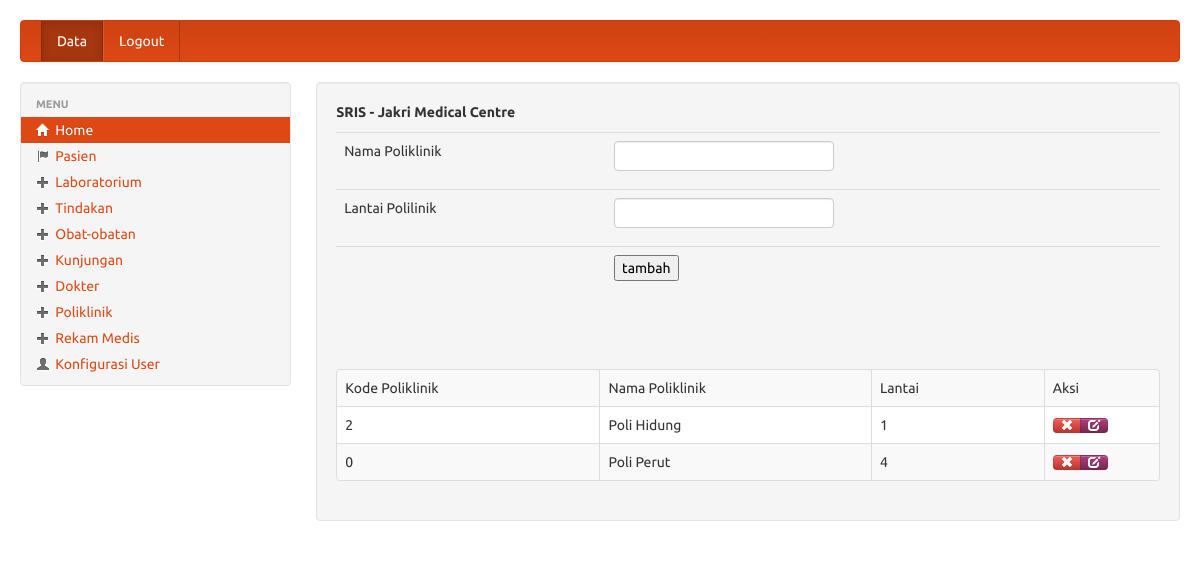
The app's page /medis/pengurus/datapoliklinik.php (signed in) with its own data.
### tables this page shows
CREATE TABLE IF NOT EXISTS `poliklinik` (
  `kd_poli` int(11) NOT NULL,
  `nm_poli` varchar(300) NOT NULL,
  `lantai` int(11) NOT NULL
);

### medis/pengurus/datapoliklinik.php (the view, shortened to what this page needs)
<?php require_once('../Connections/koneksi.php'); ?>
<?php
$editFormAction = $_SERVER['PHP_SELF'];
if (isset($_SERVER['QUERY_STRING'])) {
  $editFormAction .= "?" . htmlentities($_SERVER['QUERY_STRING']);
}
$maxRows_tampil = 10;
$pageNum_tampil = 0;
$startRow_tampil = $pageNum_tampil * $maxRows_tampil;
$query_tampil = "SELECT * FROM poliklinik";
$query_limit_tampil = sprintf("%s LIMIT %d, %d", $query_tampil, $startRow_tampil, $maxRows_tampil);
$tampil = mysql_query($query_limit_tampil, $koneksi) or die(mysql_error());
$row_tampil = mysql_fetch_assoc($tampil);
?>
<!DOCTYPE html PUBLIC "-//W3C//DTD XHTML 1.0 Transitional//EN" "http://www.w3.org/TR/xhtml1/DTD/xhtml1-transitional.dtd">
<html xmlns="http://www.w3.org/1999/xhtml">
<head>
<link rel='stylesheet' type='text/css' href='../library/bootstrap/bootstrap.css'/>
<link rel='stylesheet' type='text/css' href='../library/bootstrap/style.css'/>
</head>
<body>
<div class='container-fluid' style='margin-top:20px;'>
<?php include("navbar.php"); ?>
	<div class='row-fluid'>
	<?php include("sidebar.php"); ?>
    <div class="span9">
    <div class='well' fixed center;'>
		<b>SRIS - Jakri Medical Centre</b>
		<p style='margin-top:10px'>
		<form action="<?php echo $editFormAction; ?>" method="post" name="form1" id="form1">
		  <table style='margin-top:10px;background:transparent' class="table">
		    <tr valign="baseline">
		      <td width="99" align="right" nowrap="nowrap">Nama Poliklinik</td>
		      <td width="204"><input type="text" name="nm_poli" value="" size="32" /></td>
	        </tr>
		    <tr valign="baseline">
		      <td nowrap="nowrap" align="right">Lantai Polilinik</td>
		      <td><input type="text" name="lantai" value="" size="32" /></td>
	        </tr>
		    <tr valign="baseline">
		      <td nowrap="nowrap" align="right">&nbsp;</td>
		      <td><input type="submit" value="tambah" /></td>
	        </tr>
	      </table>
	  </form>
        <p>&nbsp;</p>
<p>&nbsp;</p>
<table style='margin-top:10px;background:white' class="table table-bordered table-striped table-hover">
  <tr>
    <td width="32%">Kode Poliklinik</td>
    <td width="33%">Nama Poliklinik</td>
    <td width="21%">Lantai</td>
    <td width="14%">Aksi</td>
  </tr>
  <?php do { ?>
    <tr>
      <td><?php echo $row_tampil['kd_poli']; ?></td>
      <td><?php echo $row_tampil['nm_poli']; ?></td>
      <td><?php echo $row_tampil['lantai']; ?></td>
      <td>
       <div class='btn-group'>
              <a href="hapuspoli.php?kd_poli=<?php echo $row_tampil['kd_poli']; ?>" class="btn btn-mini btn-danger tipsy-kiri-atas" title="Hapus Data Ini"><i class="icon-remove icon-white"></i></a>
              <a href="formeditpoli.php?kd_poli=<?php echo $row_tampil['kd_poli']; ?>" class="btn btn-mini btn-info tipsy-kiri-atas" title='Edit Data ini'> <i class="icon-edit icon-white"></i> </a></div>
      </td>
    </tr>
    <?php } while ($row_tampil = mysql_fetch_assoc($tampil)); ?>
</table>
    </div>
    </div>
</div>
</body>
</html>

### records on screen
poliklinik: kd_poli "2", nm_poli "Poli Hidung", lantai "1"
poliklinik: kd_poli "0", nm_poli "Poli Perut", lantai "4"
